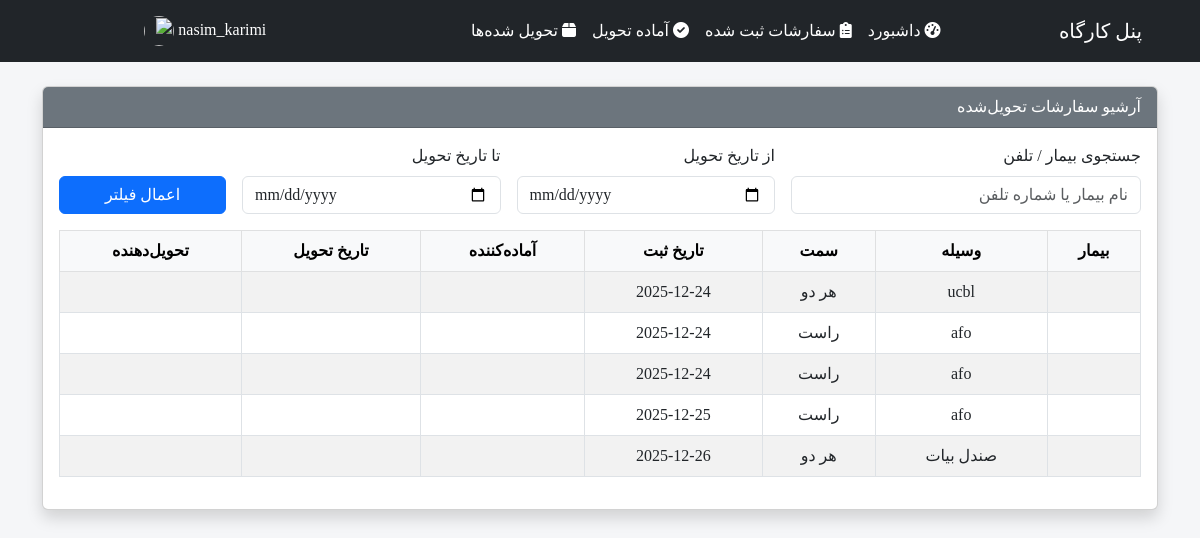
Before: /workshop/reception/archive/ (signed in) with the older database file.
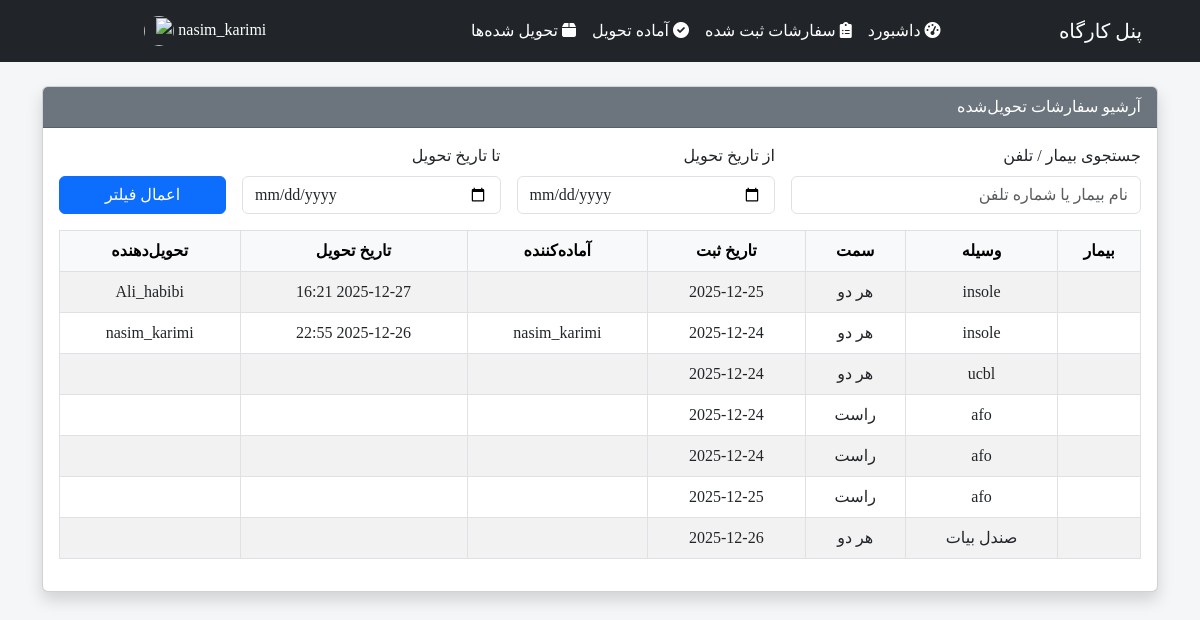
After: the same page with the newer database file.
### WorkShop/models.py (models this page shows, shortened)
class Order(models.Model):
    DEVICE_CHOICES = [
        ('CNC insole', 'کفی طبی CNC'),
        ('Functional insole', 'کفی طبی فانکشنال'),
        ('Pu insole', 'کفی طبی Pu'),
        ('SandalA', 'صندل آرامو'),
        ('SandalB', 'صندل بیات'),
        ('SandalO', 'صندل ارسی'),
    ]
    SIDE_CHOICES = [
        ('both', 'هر دو'),
        ('right', 'راست'),
        ('left', 'چپ'),
    ]
    PRIORITY_CHOICES = [
        ('normal', 'عادی'),
        ('urgent', 'اورژانسی'),
    ]
    STATUS_CHOICES = [
        ('registered', 'ثبت شده'),
        ('ordered', 'سفارش داده شده'),
        ('received', 'دریافت شده از تأمین‌کننده'),
        ('in_progress', 'در حال ساخت'),
        ('ready', 'آماده تحویل'),
        ('canceled', 'لغو شده'),
        ('delivered', 'تحویل داده شده'),
    ]
    SEND_TO_CHOICES = [
        ('workshop', 'کارگاه'),
        ('examiner', 'اتاق معاینه'),
    ]
    patient = models.ForeignKey(
        'reception.Patient',  # اپ reception مدل Patient رو داره
        on_delete=models.PROTECT,
        related_name='orders',
        verbose_name='بیمار'
    )
    device_type = models.CharField(
        max_length=20,
        choices=DEVICE_CHOICES,
        verbose_name='نوع ارتوز'
    )
    side = models.CharField(
        max_length=10,
        choices=SIDE_CHOICES,
        verbose_name='اندام مورد نظر'
    )
    different_designs = models.BooleanField(
        default=False,
        verbose_name="آیا دو پا متفاوت هستند؟"
    )
    designes_left = models.TextField(blank=True, null=True, verbose_name='طراحی‌ها - پای چپ')
    designes_right = models.TextField(blank=True, null=True, verbose_name='طراحی‌ها - پای راست')
    technical_notes_left = models.TextField(blank=True, null=True, verbose_name='خلاصه پرونده - پای چپ')
    technical_notes_right = models.TextField(blank=True, null=True, verbose_name='خلاصه پرونده - پای راست')
    priority = models.CharField(
        max_length=10,
        choices=PRIORITY_CHOICES,
        default='normal',
        verbose_name='اولویت'
    )
    send_to = models.CharField(
        max_length=60,
        choices=SEND_TO_CHOICES,
        default='workshop',
        verbose_name='ارسال به'
    )
    status = models.CharField(
        max_length=20,
        choices=STATUS_CHOICES,
        default='registered',
        verbose_name='وضعیت'
    )
    created_by = models.ForeignKey(
        User,
        on_delete=models.SET_NULL,
        null=True,
        blank=True,
        related_name='created_orders',
        verbose_name='ثبت‌کننده'
    )
    ready_by = models.ForeignKey(
        User,
        on_delete=models.SET_NULL,
        null=True,
        blank=True,
        related_name='ready_orders',
        verbose_name='آماده‌کننده'
    )
    delivered_by = models.ForeignKey(
        User,
        null=True,
        blank=True,
        on_delete=models.SET_NULL,
        related_name='delivered_orders',
        verbose_name='تحویل‌دهنده'
    )
    delivered_at = models.DateTimeField(null=True, blank=True, verbose_name='زمان تحویل')
    ready_at = models.DateTimeField(null=True, blank=True, verbose_name='زمان آماده‌سازی')
    created_at = models.DateTimeField(auto_now_add=True, verbose_name='زمان ثبت')
    workshop_notes = models.TextField(blank=True, verbose_name='یادداشت‌های کارگاه')
    class Meta:
        ordering = ['-created_at']
        verbose_name = 'سفارش'
        verbose_name_plural = 'سفارش‌ها'

### WorkShop/decorators.py (the view)
        def wrapper(request, *args, **kwargs):
            if not request.user.is_authenticated:
                return redirect('login')
            if request.user.groups.filter(name=group_name).exists():
                return view_func(request, *args, **kwargs)
            return redirect('login')

### WorkShop/views.py (called while the page is built)
@group_required('Reception')
def delivered_orders_archive(request):
    orders = Order.objects.filter(status='delivered')
    search = request.GET.get('search')
    if search:
        orders = orders.filter(
            Q(patient_name__icontains=search)
        )
    start_date = request.GET.get('start_date')
    end_date = request.GET.get('end_date')
    if start_date:
        orders = orders.filter(delivered_at__date__gte=start_date)
    if end_date:
        orders = orders.filter(delivered_at__date__lte=end_date)
    orders = orders.select_related(
        'ready_by', 'delivered_by'
    ).order_by('-delivered_at')
    return render(
        request,
        'workshop/delivered_archive.html',
        {
            'orders': orders,
            'search': search,
            'start_date': start_date,
            'end_date': end_date,
        }
    )

### WorkShop/templates/workshop/delivered_archive.html (shortened to what this page needs)
{% extends 'workshop/base.html' %}
{% block content %}
<div class="card shadow">
    <div class="card-header bg-secondary text-white">
        آرشیو سفارشات تحویل‌شده
    </div>
    <div class="card-body">
        <form method="get" class="row g-3 mb-3">
            <div class="col-md-4">
                <label class="form-label">جستجوی بیمار / تلفن</label>
                <input type="text" name="search" class="form-control" value="{{ search|default:'' }}"
                    placeholder="نام بیمار یا شماره تلفن">
            </div>
            <div class="col-md-3">
                <label class="form-label">از تاریخ تحویل</label>
                <input type="date" name="start_date" class="form-control" value="{{ start_date|default:'' }}">
            </div>
            <div class="col-md-3">
                <label class="form-label">تا تاریخ تحویل</label>
                <input type="date" name="end_date" class="form-control" value="{{ end_date|default:'' }}">
            </div>
            <div class="col-md-2 d-flex align-items-end">
                <button class="btn btn-primary w-100">اعمال فیلتر</button>
            </div>
        </form>
        <table class="table table-striped table-bordered text-center align-middle">
            <thead class="table-light">
                <tr>
                    <th>بیمار</th>
                    <th>وسیله</th>
                    <th>سمت</th>
                    <th>تاریخ ثبت</th>
                    <th>آماده‌کننده</th>
                    <th>تاریخ تحویل</th>
                    <th>تحویل‌دهنده</th>
                </tr>
            </thead>
            <tbody>
                {% for order in orders %}
                <tr>
                    <td>{{ order.patient_name }}</td>
                    <td>{{ order.get_device_type_display }}</td>
                    <td>{{ order.get_side_display }}</td>
                    <td>{{ order.created_at|date:"Y-m-d" }}</td>
                    <td>{{ order.ready_by.username }}</td>
                    <td>{{ order.delivered_at|date:"Y-m-d H:i" }}</td>
                    <td>{{ order.delivered_by.username }}</td>
                </tr>
                {% empty %}
                <tr>
                    <td colspan="7">سفارشی در آرشیو وجود ندارد</td>
                </tr>
                {% endfor %}
            </tbody>
        </table>
    </div>
</div>
{% endblock %}

Changed rows visible on the page:
now on this page (row edited): Order: device_type "insole", side "هر دو", created_at "2025-12-25", delivered_at "2025-12-27 16:21", delivered_by.username "Ali_habibi"
now on this page (row edited): Order: device_type "insole", side "هر دو", created_at "2025-12-24", ready_by.username "nasim_karimi", delivered_at "2025-12-26 22:55", delivered_by.username "nasim_karimi"
